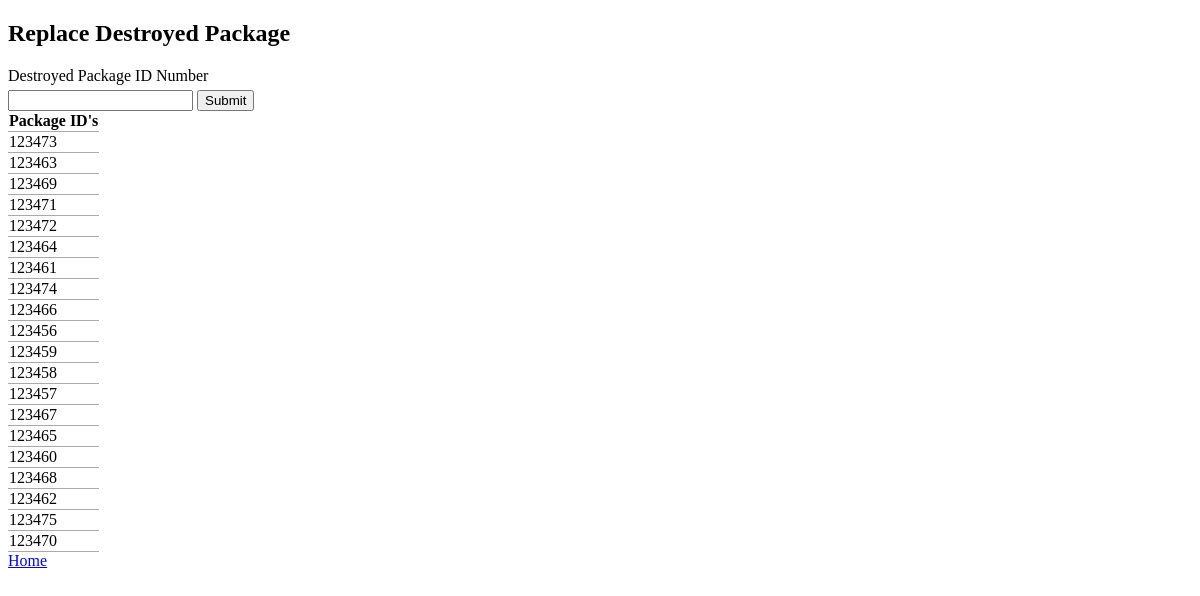
Page /queryOne.php on the committed database.
### tables this page shows
CREATE TABLE receives(
    package_id          INT(5) NOT NULL,
    email               VARCHAR(30) NOT NULL,
    PRIMARY KEY (package_id, email),
    FOREIGN KEY (package_id) REFERENCES package (package_id),
    FOREIGN KEY (email) REFERENCES customer(email)
  );

### common.php (called while the page is built)
<?php
function escape($html)
{
  return htmlspecialchars($html, ENT_QUOTES | ENT_SUBSTITUTE, "UTF-8");
}

### queryOne.php (the view)
<?php include "templates/header.php"; ?>
<html>
<h2>Replace Destroyed Package</h2>
    <form method="post">
	    <label for="package_id">Destroyed Package ID Number</label>
            <input type="text" name="package_id" id="package_id">
    	    <input type="submit" name="submit" value="Submit">
    </form>
</html>
<?php
    require "config.php";
    require "common.php";
try
{
    if (isset($_POST['submit']))
    {
        $connection = new PDO($dsn, $username, $password, $options);
        $sql = "SELECT c.email, customer_name, customer_address, phone, p.package_id, p.price, p.transaction_number
        FROM customer c, package p, receives r
        WHERE (c.email = r.email AND p.package_id = ".$_POST['package_id'].");";
        $statement = $connection->prepare($sql);
        $statement->execute();
        $result = $statement->fetchAll();
        $sql_newPackage = "INSERT INTO SONICDB.package (package_id, price, transaction_number)
        VALUES (";
        foreach ($result as $row)
        {
            $sql_newPackage = $sql_newPackage.(escape($row["package_id"]) + 10);
            $sql_newPackage = $sql_newPackage.", ";
            $sql_newPackage = $sql_newPackage.escape($row["price"]);
            $sql_newPackage = $sql_newPackage.", ";
            $sql_newPackage = $sql_newPackage.escape($row["transaction_number"] + 10);
        }
        $sql_newPackage = $sql_newPackage.");";
        $statement = $connection->prepare($sql_newPackage);
        $statement->execute();
        $sql_newReceives = "INSERT INTO SonicDB.receives (package_id, email)
        VALUES (";
        foreach ($result as $row)
        {
            $sql_newReceives = $sql_newReceives.(escape($row["package_id"]) + 10);
            $sql_newReceives = $sql_newReceives.", '";
            $sql_newReceives = $sql_newReceives.escape($row["email"]);
        }
        $sql_newReceives = $sql_newReceives."');";
        $statement = $connection->prepare($sql_newReceives);
        $statement->execute();
        $sql_deleteReceives = "DELETE FROM SonicDB.receives
        WHERE (package_id = ";
        foreach($result as $row)
        {
            $sql_deleteReceives = $sql_deleteReceives.escape($row["package_id"]);
        }
        $sql_deleteReceives = $sql_deleteReceives.");";
        $statement = $connection->prepare($sql_deleteReceives);
        $statement->execute();
        $sql_deletePackage = "DELETE FROM SonicDB.package
        WHERE (package_id = ";
        foreach ($result as $row)
        {
            $sql_deletePackage = $sql_deletePackage.escape($row["package_id"]);
        }
        $sql_deletePackage = $sql_deletePackage.");";
        $statement = $connection->prepare($sql_deletePackage);
        $statement->execute();
        if ($result && $statement->rowCount() > 0)
        { ?>
            <table>
                <thead>
                    <tr>
                        <th>Customer Information</th>
                    </tr>
                </thead>
                <tbody>
                    <?php foreach ($result as $row) { ?>
                    <tr>
                        <td><?php echo escape($row["customer_name"]); ?></td>
                        <td><?php echo escape($row["customer_address"]); ?></td>
                        <td><?php echo escape($row["email"]); ?></td>
                        <td><?php echo escape($row["phone"]); ?></td>
                    </tr>
                    <?php } ?>
                </tbody>
            </table>
            <table>
                <thead>
                    <tr>
                        <th>Original Package Information</th>
                    </tr>
                </thead>
                <tbody>
                    <?php foreach ($result as $row) { ?>
                    <tr>
                        <td><?php echo escape($row["package_id"]); ?></td>
                        <td><?php echo escape($row["price"]); ?></td>
                        <td><?php echo escape($row["transaction_number"]); ?></td>
                        </tr>
                    <?php } ?>
                </tbody>
            </table>
            <table>
                <thead>
                    <tr>
                        <th>Original Receives Relation</th>
                    </tr>
                </thead>
                <tbody>
                    <?php foreach ($result as $row) { ?>
                    <tr>
                        <td><?php echo escape($row["email"]); ?></td>
                        <td><?php echo escape($row["package_id"]); ?></td>
                    </tr>
                    <?php } ?>
                </tbody>
            </table>
            <table>
                <thead>
                    <tr>
                        <th>New Package Information</th>
                    </tr>
                </thead>
                <tbody>
                    <?php foreach ($result as $row) { ?>
                    <tr>
                        <td><?php echo (escape($row["package_id"]) + 10); ?></td>
                        <td><?php echo escape($row["price"]); ?></td>
                        <td><?php echo (escape($row["transaction_number"]) + 10); ?></td>
                        </tr>
                    <?php } ?>
                </tbody>
            </table>
            <table>
                <thead>
                    <tr>
                        <th>New Receives Information</th>
                    </tr>
                </thead>
                <tbody>
                    <?php foreach ($result as $row) { ?>
                    <tr>
                        <td><?php echo escape($row["email"]); ?></td>
                        <td><?php echo (escape($row["package_id"]) + 10); ?></td>
                        </tr>
                    <?php } ?>
                </tbody>
            </table>
        <?php } ?>
<?php } else {
        $connection = new PDO($dsn, $username, $password, $options);
        $sql_packages = "SELECT package_id FROM receives;";
        $statement = $connection->prepare($sql_packages);
        $statement->execute();
        $result = $statement->fetchAll();
?>
        <table>
            <thead>
                <tr>
                    <th>Package ID's</th>
                </tr>
            </thead>
            <tbody>
                <?php foreach ($result as $row){ ?>
                    <tr>
                        <td><?php echo escape($row["package_id"]); ?></td>
                    </tr>
                <?php } ?>
            </tbody>
        </table>
<?php } ?>
<?php } catch(PDOException $error) {
           echo $sql . "<br>" . $error->getMessage();
        } ?>
<?php include "templates/footer.php"; ?>

### templates/header.php (shortened to what this page needs)
<!DOCTYPE html>
<html lang = "en">
    <head>
        <link rel="stylesheet" href="css/style.css" />
    </head>
</html>

### templates/footer.php
<a href="index.php">Home</a>
</body>
</html>

### css/style.css (style rules this page uses)
label { display:block; margin: 5px 0; }
table { border-collapse: collapse; border-spacing: 0; }
td, th { padding: 5ps; border-bottom: 1px solid #aaa; }

### rows in the picture
receives: package "123473"
receives: package "123463"
receives: package "123469"
receives: package "123471"
receives: package "123472"
receives: package "123464"
receives: package "123461"
receives: package "123474"
receives: package "123466"
receives: package "123456"
receives: package "123459"
receives: package "123458"
receives: package "123457"
receives: package "123467"
receives: package "123465"
receives: package "123460"
receives: package "123468"
receives: package "123462"
receives: package "123475"
receives: package "123470"
